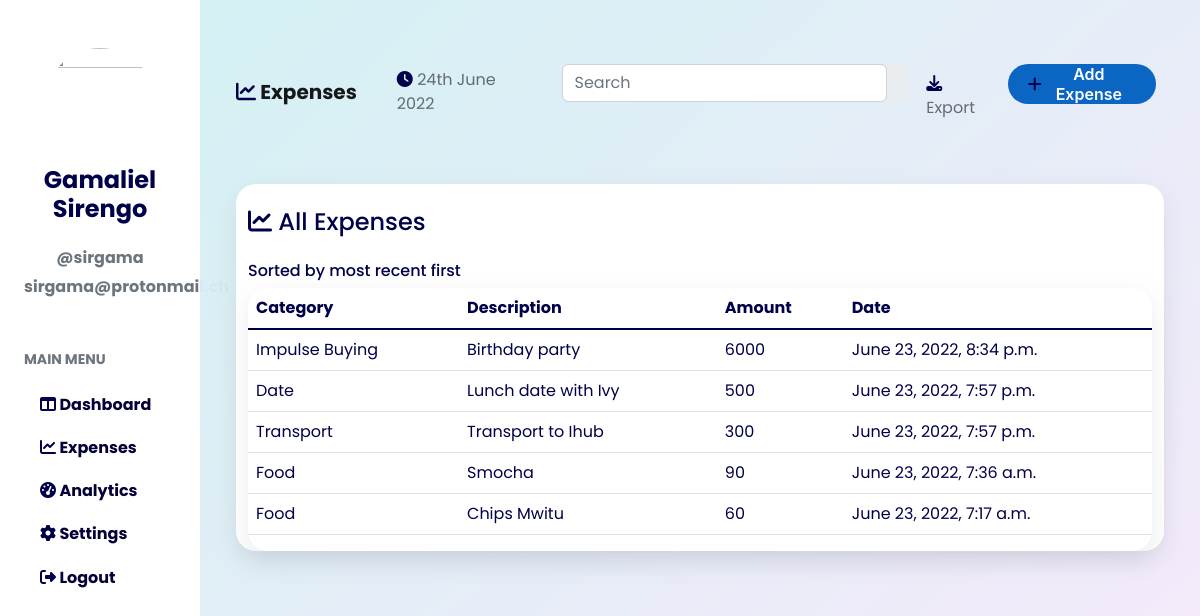
The app's page /expenses/ (signed in) with its own data.
### users/models.py (models this page shows, shortened)
class Profile(models.Model):
    user = models.OneToOneField(User, on_delete=models.CASCADE)
    image = CloudinaryField('image')
    names = models.CharField(blank=True, max_length=120)
    bio=models.CharField(max_length=60)
    email = models.EmailField(max_length=100, blank=True)
    income = models.IntegerField(default=0)

### dashboard/models.py (models this page shows, shortened)
class Expenses(models.Model):
    description = models.CharField(max_length=30)
    amount = models.IntegerField(default=0)
    date = models.DateTimeField(auto_now_add=True, null=True)
    category = models.ForeignKey(Categories, on_delete=models.CASCADE)
    user = models.ForeignKey(User, on_delete=models.CASCADE)

class Categories(models.Model):
    category = models.CharField(max_length=20)
    def __str__(self):
        return self.category

### dashboard/views.py (the view)
# urls.py: path('expenses/', views.expenses, name='expenses'),
@login_required
def expenses(request):
    current_user = request.user
    expenses = Expenses.objects.filter(user=current_user).all()
    expenses.reverse()
    if request.method == 'POST':
        form = NewExpenditureForm(request.POST)
        if form.is_valid():
            Expenses.user_id = request.user
            description = form.cleaned_data.get('description')
            amount = form.cleaned_data.get('amount')
            category = form.cleaned_data.get('category')
            p, created = Expenses.objects.get_or_create(description=description, amount=amount, category=category, user=current_user)
            form.save(commit=False)
            return redirect('expenses')
    else:
        form = NewExpenditureForm()
    context = {
        'expenses':expenses[::-1],
        'current_user':current_user,
        'form':form,
    }
    return render(request, 'dashboard/expenses.html', context)

### dashboard/forms.py
class NewExpenditureForm(forms.ModelForm):
    description =forms.CharField(widget=forms.TextInput(attrs={'class': 'Input', 'placeholder': 'Description of what youve spent on'}), required=True)
    amount = forms.IntegerField(widget=forms.TextInput(attrs={'class': 'Input', 'placeholder': 'Cost'}), required=True)
    class Meta:
        model = Expenses
        fields = ['description', 'amount','category']

### dashboard/templates/dashboard/expenses.html (shortened to what this page needs)
{% extends 'dashboard/xbase.html' %}
{% load static %}
{% load crispy_forms_tags %}
{% block content %}
<div class=" ">
<div class="container-fluid ">
    <div class="row">
        <div class=" col-md-2 prof">
            <div class="container text-center mt-5 ">
                {% if current_user.profile.image.url %}
                <img src="{{ current_user.profile.image.url }}" height="110" width="110" alt="" class="img-fluid rounded-circle ms-md-2">
                {% else %}
                <img src="https://res.cloudinary.com/dzhpqlsy9/image/upload/v1655910059/samples/people/default_1_sblqpj.jpg" height="110" width="110" alt="" class="img-fluid rounded-circle">
                {% endif %}
                <h4 class="fw-bold mt-2"> {{ current_user.profile.names }}</h4>
                <h6 class="mt-4 fw-bold text-muted">@{{current_user.username}}</h6>
                <p class="fw-bold text-muted">{{current_user.email}}</p>
                <p class="mt-5 text-start text-muted fw-bold"><small class="text-muted">MAIN MENU</small> </p>
                <h6 class="mt-4 text-start m-3  menu"><i class="fa-solid fa-table-columns"></i> <a class="lnk" href="{% url 'dashboard' %}">Dashboard</a> </h6>
                <h6 class="mt-4 text-start m-3 menu"><i class="fa-solid fa-chart-line"></i> <a class="lnk" href="{% url 'expenses' %}">Expenses</a> </h6>
                <h6 class="mt-4 text-start m-3 menu"><i class="fa-solid fa-gauge-high"></i> <a class="lnk" href="">Analytics</a> </h6>
                <h6 class="mt-4 text-start m-3 menu"><i class="fa-solid fa-gear"></i> <a class="lnk" href="{% url 'profile' %}">Settings</a> </h6>
                <h6 class="mt-4 text-start m-3 menu"><i class="fa-solid fa-right-from-bracket"></i> <a class="lnk" href="{% url 'logout' %}">Logout</a> </h6>
            </div>
        </div>
        <div class="  col-md-10 dash">
            <div class="container mt-5">
                <nav class="navbar mb-5 navbar-expand-lg bg-none">
                    <div class="container-fluid">
                      <a class="navbar-brand fw-bold" href="#"><i class="fa-solid fa-chart-line"></i> Expenses</a>
                      <div class="collapse navbar-collapse" id="navbarText">
                        <ul class="navbar-nav me-auto mb-2 mb-lg-0">
                          <li class="nav-item">
                            <a class="nav-link active" aria-current="page" href="#"></a>
                          </li>
                          <li class="nav-item">
                            <a class="nav-link" href="#"><i class="fa-solid fa-clock"></i>  24th June 2022</a>
                          </li>
                          <li class="nav-item">
                            <a class="nav-link" href="#"></a>
                          </li>
                        </ul>
                        <ul class="navbar-nav ms-auto mb-2 mb-lg-0">
                            <li class="nav-item">
                              <a class="nav-link active" aria-current="page" href="#">
                                <form class="input-group w-auto my-auto d-none d-sm-flex" role="search" action="{% url 'search' %}">
                                    <input
                                      autocomplete="on"
                                      type="text"
                                      class="form-control rounded"
                                      placeholder="Search"
                                      name="exp"
                                    />
                                    <span class="input-group-text border-0 d-none d-lg-flex"
                                      ></i
                                    ></span>
                                  </form>
                              </a>
                            </li>
                            <li class="nav-item">
                              <a class="nav-link mt-2" href="#"><i class="fa-solid fa-download"></i> Export</a>
                            </li>
                            <li class="nav-item">
                              <a class="nav-link" href="#"><button class="button-18" role="button" data-bs-toggle="modal" data-bs-target="#staticBackdrop"><i class="fa-solid fa-plus"></i> Add Expense</button></a>
                            </li>
                          </ul>
                      </div>
                    </div>
                  </nav>
                  <div class="container">
                    <div class="container card card3 mt-5">
                        <h4 class="mt-4 mb-4"><i class="fa-solid fa-chart-line"></i>  All Expenses</h4>
                        <h6>Sorted by most recent first</h6>
                        <div class="card card3">
                            <table class="table table-hover">
                                <thead class="table-height">
                                  <tr>
                                    <th scope="col">Category</th>
                                    <th scope="col">Description</th>
                                    <th scope="col">Amount</th>
                                    <th scope="col">Date</th>
                                  </tr>
                                </thead>
                                <tbody class="table-group-divider">
                                  {% if expenses %}
                                    {% for expense in expenses|slice:":14"  %}
                                    <tr>
                                    <td>{{expense.category}}</td>
                                    <td>{{expense.description}}</td>
                                    <td>{{expense.amount}}</td>
                                    <td>{{expense.date}}</td>
                                </tr>
                                  {% endfor %}
                                    {% else %}
                                    <td colspan="5" class="table-active">You have no expenses but don't worry, you can add one <button class="button-18" role="button" data-bs-toggle="modal" data-bs-target="#staticBackdrop"><i class="fa-solid fa-plus"></i> Add Expense</button></td>
                                    {% endif %}
                                </tbody>
                              </table>
                        </div>
                    </div>
                  </div>
            </div>
        </div>
    </div>
</div>
</div>
{% endblock %}

### static/css/dashboard.css (style rules this page uses)
* { color: rgb(1, 1, 74); font-family: 'Poppins', sans-serif; }
.dash { background: rgb(212,241,244); background: linear-gradient(138deg, rgba(212,241,244,1) 0%, rgba(242,227,249,0.7679446778711485) 93%, rgba(228,250,246,1) 100%); height: 100vh; }
.prof { display: flex; justify-content: center; }
.button-18 { align-items: center; background-color: #0A66C2; border: 0; border-radius: 100px; box-sizing: border-box; color: #ffffff; cursor: pointer; display: inline-flex; font-family: -apple-system, system-ui, system-ui, "Segoe UI", Roboto, "Helvetica Neue", "Fira Sans", Ubuntu, Oxygen, "Oxygen Sans", Cantarell, "Droid Sans", "Apple Color Emoji", "Segoe UI Emoji", "Segoe UI Symbol", "Lucida Grande", Helvetica, Arial, sans-serif; font-size: 16px; font-weight: 600; justify-content: center; line-height: 20px; max-width: 480px; min-height: 40px; min-width: 0px; overflow: hidden; padding: 0px; padding-left: 20px; padding-right: 20px; text-align: center; touch-action: manipulation; transition: background-color 0.167s cubic-bezier(0.4, 0, 0.2, 1) 0s, box-shadow 0.167s cubic-bezier(0.4, 0, 0.2, 1) 0s, color 0.167s cubic-bezier(0.4, 0, 0.2, 1) 0s; user-select: none; -webkit-user-select: none; vertical-align: middle; }
.card3 { border: none; border-radius: 20px; box-shadow: rgba(149, 157, 165, 0.2) 0px 8px 24px; }
.lnk, .menu { text-decoration: none; color: #030137; font-weight: 700; }

### records on screen
Expenses: category "Impulse Buying", description "Birthday party", amount "6000", date "June 23, 2022, 8:34 p.m."
Expenses: category "Date", description "Lunch date with Ivy", amount "500", date "June 23, 2022, 7:57 p.m."
Expenses: category "Transport", description "Transport to Ihub", amount "300", date "June 23, 2022, 7:57 p.m."
Expenses: category "Food", description "Smocha", amount "90", date "June 23, 2022, 7:36 a.m."
Expenses: category "Food", description "Chips Mwitu", amount "60", date "June 23, 2022, 7:17 a.m."

### other values on screen
{{ current_user.profile.names }} "Gamaliel Sirengo"
{{ current_user.username }} "sirgama"
{{ current_user.email }} "sirgama@protonmail.ch"
